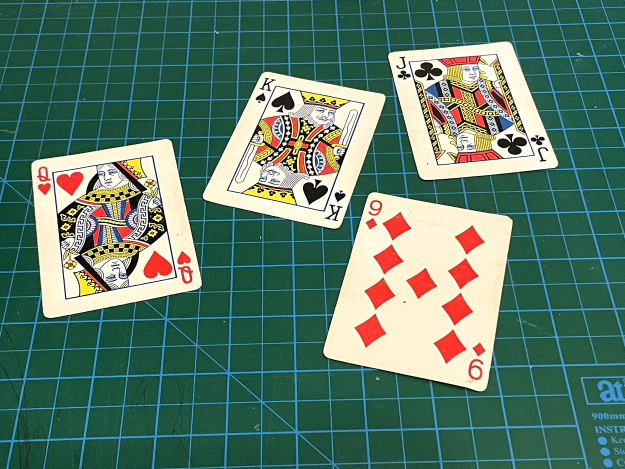
//> input picture Learning/Resources/cards.jpg, 1250 x 938 px, given in place of the camera (shown at 1/2 size)
$ ./TextScanner   (built with g++ and OpenCV 4)
//> lines starting //> are read from the running program, lines starting //| are printed output that depends on the picture; after the words box and inside, x2 and y2 are one past the last pixel; in counts of white or black regions, pixels touching at a corner belong together
#include <opencv2/opencv.hpp>
#include <opencv2/highgui.hpp>
#include <opencv2/imgcodecs.hpp>
#include <opencv2/imgproc.hpp>
#include <opencv2/objdetect.hpp>
#include <iostream>

using namespace std;
using namespace cv;

Mat imgWarp;
Mat preProcessing(Mat imgOriginal)
{
	Mat imgThresh, imgBlur, imgDil, imgGray, imgCanny;
	cvtColor(imgOriginal, imgGray, COLOR_BGR2GRAY);
	GaussianBlur(imgGray, imgBlur, Size(5, 5), 3, 0);
	Canny(imgBlur, imgCanny, 15, 45);
	Mat kernel = getStructuringElement(MORPH_RECT, Size(3, 3));
	dilate(imgCanny, imgDil, kernel);
	imshow("Dil", imgDil);
	return imgDil;
}

vector<Point> getContours(Mat image)
{
	vector<vector<Point>> contours;
	vector<Vec4i> hierarchy;

	findContours(image, contours, hierarchy, RETR_EXTERNAL, CHAIN_APPROX_SIMPLE);
	vector<vector<Point>> conPoly(contours.size());
	vector<Rect> boundRect(contours.size());

	int maxArea = 0;
	vector<Point> biggest;
	for (int i = 0; i < contours.size(); i++)
	{
		int area = contourArea(contours[i]);

		if (area > 250)
		{
			float peri = arcLength(contours[i], true);
			approxPolyDP(contours[i], conPoly[i], 0.02 * peri, true);
			if (area > maxArea && conPoly[i].size() == 4)
			{
				biggest = { conPoly[i][0], conPoly[i][1], conPoly[i][2], conPoly[i][3] };
				maxArea = area;
			}

		}
	}

	//如果没有检测到，随便画一个
	if (biggest.size() != 4)
	{
		biggest = { {0, 0}, {100, 0}, {0, 100}, {100, 100} };
		return biggest;
	}
	else
	{
		return biggest;
	}

}

void DrawPoints(Mat img, vector<Point> points, Scalar color)
{
	for (int i = 0; i < points.size(); i++)
	{
		circle(img, points[i], 5, color, FILLED);
		putText(img, to_string(i), points[i], FONT_HERSHEY_PLAIN, 3, color, 5);
	}
}

vector<Point> reorder(vector<Point> points)
{
	vector<Point> newPoints;
	vector<int> sumPoints, subPoints;

	for (int i = 0; i < 4; i++)
	{
		sumPoints.push_back(points[i].x + points[i].y);
		subPoints.push_back(points[i].x - points[i].y);
	}
	newPoints.push_back(points[min_element(sumPoints.begin(), sumPoints.end()) - sumPoints.begin()]);
	newPoints.push_back(points[max_element(subPoints.begin(), subPoints.end()) - subPoints.begin()]);
	newPoints.push_back(points[min_element(subPoints.begin(), subPoints.end()) - subPoints.begin()]);
	newPoints.push_back(points[max_element(sumPoints.begin(), sumPoints.end()) - sumPoints.begin()]);

	return newPoints;
}

Mat getWarp(Mat img, vector<Point> points, float w, float h)
{
	Point2f src[4] = { points[0], points[1], points[2], points[3] };
	Point2f dst[4] = { {0.0f, 0.0f}, {w, 0.0f}, {0.0f, h}, {w, h} };
	Mat matrix = getPerspectiveTransform(src, dst);

	warpPerspective(img, imgWarp, matrix, Point(w, h));
	return imgWarp;
}


void UseCam()
{
	Mat imgOriginal, imgThresh, imgCrop;
	vector<Point> initialPoints, docPoints;
	float w = 420 * 1.5, h = 596 * 1.5;

	VideoCapture cap(0);

	while (true)
	{
		cap.read(imgOriginal);
//> imgOriginal is the input picture: 938 rows x 1250 cols, CV_8UC3; mean B, G, R 104.7, 121.3, 89.3
		//resize(imgOriginal, imgOriginal, Size(), 0.5, 0.5);
		//cout << "****************************" << imgOriginal.rows << "||" << imgOriginal.cols << endl;
		// camera definition: 640 * 480
		//preprocessing
		imgThresh = preProcessing(imgOriginal);
//> in preProcessing, `cvtColor(imgOriginal, imgGray, COLOR_BGR2GRAY);`:
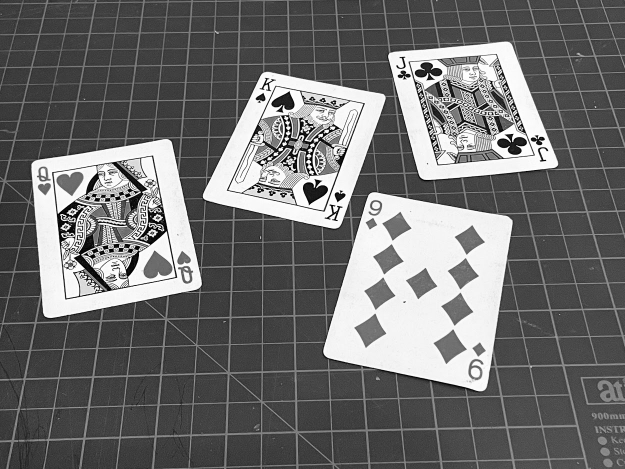
//> imgGray: 938 rows x 1250 cols, CV_8UC1 (shown at 1/2 size); min 0, max 255, mean 109.9
//> in preProcessing, `Canny(imgBlur, imgCanny, 15, 45);`:
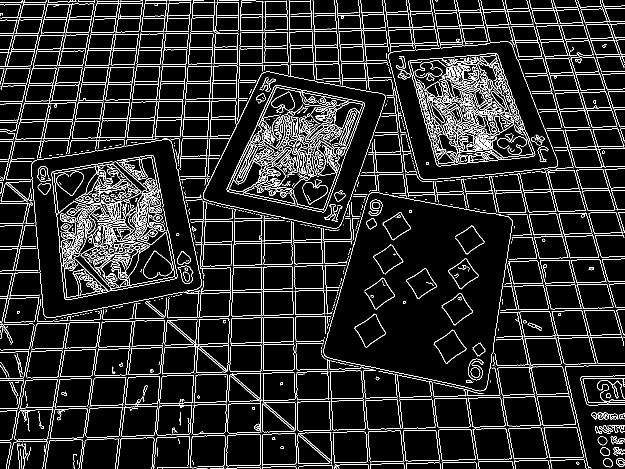
//> imgCanny: 938 rows x 1250 cols, CV_8UC1 (shown at 1/2 size); 9.2% white in thin lines or dots
//> in preProcessing, `dilate(imgCanny, imgDil, kernel);`:
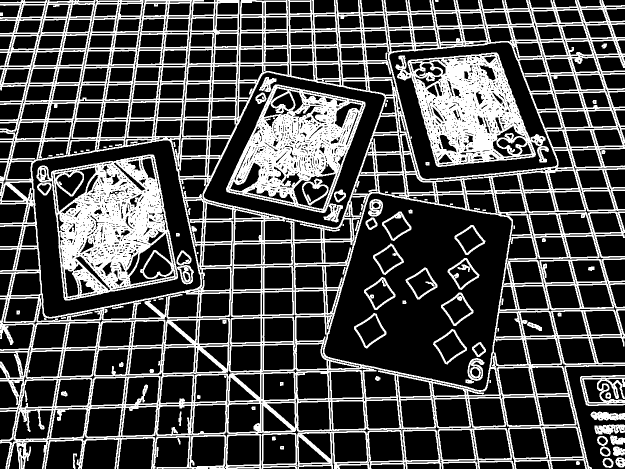
//> imgDil: 938 rows x 1250 cols, CV_8UC1 (shown at 1/2 size); 28.9% white; 103 white regions (17 under 20 px)

		//Get contours - Biggest
		initialPoints = getContours(imgThresh);
//> in getContours, `findContours(image, contours, hierarchy, RETR_EXTERNAL, CHAIN_APPROX_S..`: contours = 17 contours, 2 with area under 20; largest, box (x1, y1, x2, y2) and area: (0, 0, 1250, 938) 1066032, (1160, 750, 1250, 812) 3366, (1189, 849, 1250, 869) 864, (1181, 823, 1250, 841) 854, (1220, 871, 1250, 890) 356
//> in getContours, `vector<vector<Point>> conPoly(contours.size());`: conPoly = 17 empty contours
//> the loop in getContours, `for (int i = 0; i < contours.size(); i++)` made 17 passes
//> (area, peri, biggest, maxArea) on pass 17: (1066032, 16950, 4 Points (x, y): [0, 4], [11, 937], [1183, 937], [1249, 10], 1066032)
//> (area, peri) on passes 2, 3, 5, 6, 8, 9: (319, 67.7), (288, 66.28), (316, 88.53), (308, 66.28), (308, 66.53), (355, 103.7)
//> after the loop in getContours, `for (int i = 0; i < contours.size(); i++)`: maxArea = 1066032
//> initialPoints = 4 Points (x, y): [0, 4], [11, 937], [1183, 937], [1249, 10]
		//cout << initialPoints << endl;

		//DrawPoints(imgOriginal, initialPoints, Scalar(0, 0, 255));
		docPoints = reorder(initialPoints);
//> in reorder, `newPoints.push_back(points[min_element(sumPoints.begin(), sumPoints.en..`: newPoints = 1 Point (x, y): [0, 4]
//> in reorder, `newPoints.push_back(points[max_element(subPoints.begin(), subPoints.en..`: newPoints = 2 Points (x, y): [0, 4], [1249, 10]
//> in reorder, `newPoints.push_back(points[min_element(subPoints.begin(), subPoints.en..`: newPoints = 3 Points (x, y): [0, 4], [1249, 10], [11, 937]
//> in reorder, `newPoints.push_back(points[max_element(sumPoints.begin(), sumPoints.en..`: newPoints = 4 Points (x, y): [0, 4], [1249, 10], [11, 937], [1183, 937]
//> docPoints has the same summary as newPoints in reorder
		DrawPoints(imgOriginal, docPoints, Scalar(0, 0, 255));
//> the loop in DrawPoints, `for (int i = 0; i < points.size(); i++)` made 4 passes
//> pass 3, in DrawPoints, `putText(img, to_string(i), points[i], FONT_HERSHEY_PLAIN, 3, color, 5);`:
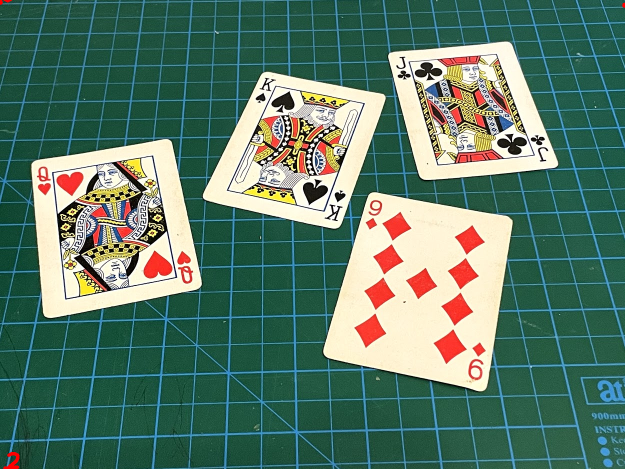
//> img: 938 rows x 1250 cols, CV_8UC3 (shown at 1/2 size); mean B, G, R 104.6, 121.3, 89.4
//> after the loop in DrawPoints, `for (int i = 0; i < points.size(); i++)`:
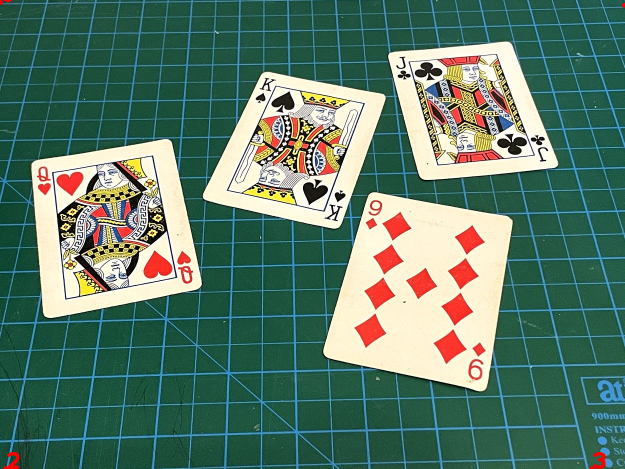
//> img: 938 rows x 1250 cols, CV_8UC3 (shown at 1/2 size); 535 pixels changed, all inside (x1, y1, x2, y2) = (1178, 904, 1211, 938)

		//Warp
		imgWarp = getWarp(imgOriginal, docPoints, w, h);
//> in getWarp, `Point2f src[4] = { points[0], points[1], points[2], points[3] };`: src has the same summary as newPoints in reorder
//> in getWarp, `Mat matrix = getPerspectiveTransform(src, dst);`: matrix = [[0.501, -0.00591, 0.0236], [-0.00432, 0.899, -3.59], [-4.83e-06, -6.63e-05, 1]]
//> in getWarp, `warpPerspective(img, imgWarp, matrix, Point(w, h));`:
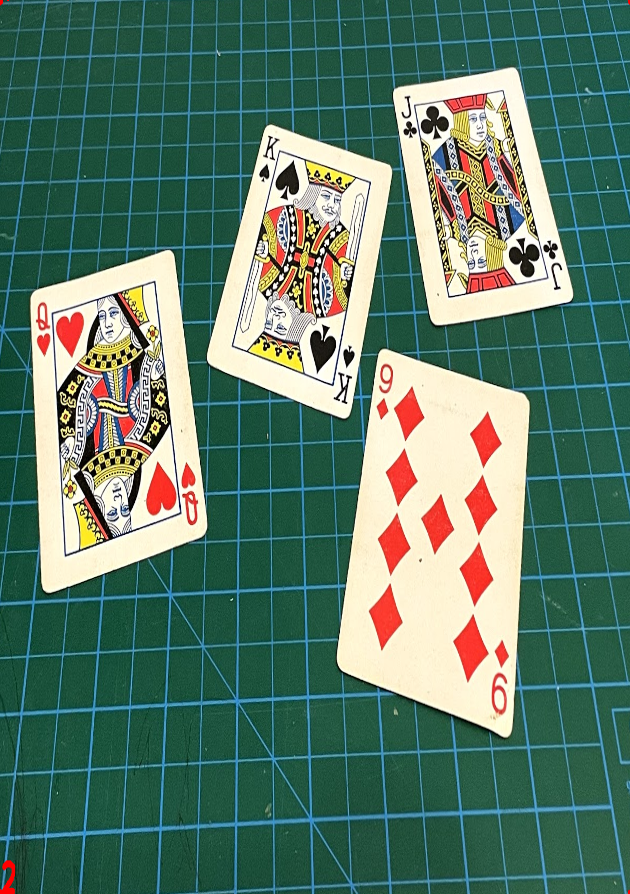
//> imgWarp: 894 rows x 630 cols, CV_8UC3; mean B, G, R 105, 122, 91

		//Crop
		Rect roi(5, 5, w - 10, h - 10);
		imgCrop = imgWarp(roi);
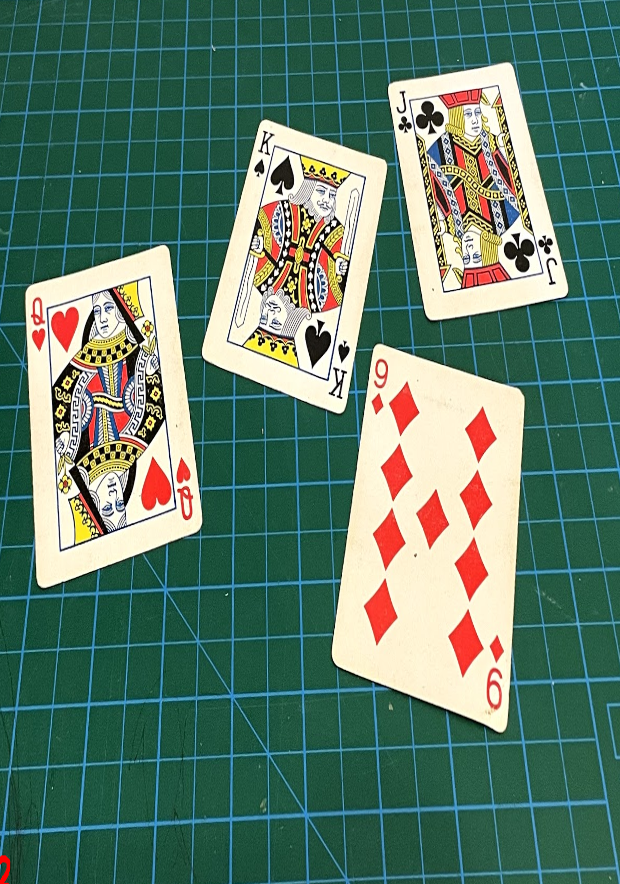
//> imgCrop: 884 rows x 620 cols, CV_8UC3; mean B, G, R 105.8, 122.9, 92.5


		imshow("img", imgOriginal);
		imshow("imgWarp", imgWarp);
		imshow("imgCrop", imgCrop);
		waitKey(1);
	}
}

int main()
{
	// [28 lines of commented-out code are left out]

	UseCam();

	waitKey(0);
	return 0;
}

$ run again, on Learning/Resources/pen.png
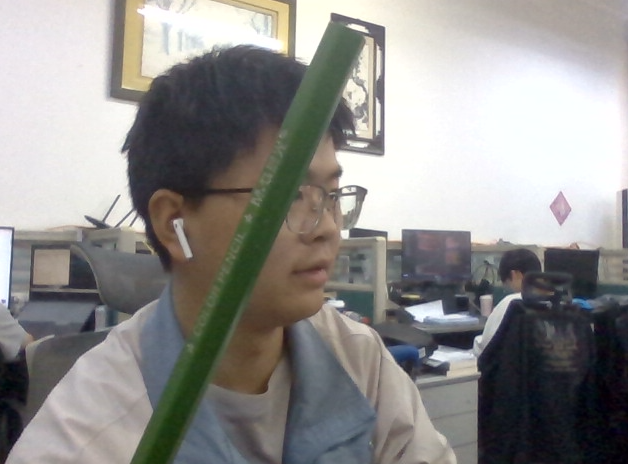
//> input picture Learning/Resources/pen.png, 628 x 464 px, given in place of the camera
//> in UseCam, imgOriginal is the input picture: 464 rows x 628 cols, CV_8UC3; mean B, G, R 140.3, 142.4, 144
//> imgCanny: 464 rows x 628 cols, CV_8UC1; 5.3% white in thin lines or dots
//> imgDil: 464 rows x 628 cols, CV_8UC1; 18% white; 63 white regions (7 under 20 px)
//> contours = 52 contours, 9 with area under 20; largest, box (x1, y1, x2, y2) and area: (165, 0, 628, 464) 52864, (0, 0, 261, 464) 14829, (119, 0, 293, 93) 1532, (531, 318, 579, 374) 1340, (208, 0, 284, 43) 974
//> conPoly = 52 empty contours
//> the loop in getContours, `for (int i = 0; i < contours.size(); i++)` made 52 passes
//> (area, peri) on passes 9, 16, 21, 22, 27, 30, 40, 44: (419, 133.3), (430, 321), (276, 184.6), (1340, 360), (437, 321.5), (543, 97.15), (660, 430.6), (426, 117)
//> after the loop in getContours, `for (int i = 0; i < contours.size(); i++)`: maxArea = 0
//> initialPoints = 4 Points (x, y): [0, 0], [100, 0], [0, 100], [100, 100]
//> in reorder, `newPoints.push_back(points[min_element(sumPoints.begin(), sumPoints.en..`: newPoints = 1 Point (x, y): [0, 0]
//> in reorder, `newPoints.push_back(points[max_element(subPoints.begin(), subPoints.en..`: newPoints = 2 Points (x, y): [0, 0], [100, 0]
//> in reorder, `newPoints.push_back(points[min_element(subPoints.begin(), subPoints.en..`: newPoints = 3 Points (x, y): [0, 0], [100, 0], [0, 100]
//> in reorder, `newPoints.push_back(points[max_element(sumPoints.begin(), sumPoints.en..`: newPoints has the same summary as initialPoints in UseCam
//> docPoints has the same summary as initialPoints
//> the loop in DrawPoints, `for (int i = 0; i < points.size(); i++)` made 4 passes
//> after the loop in DrawPoints, `for (int i = 0; i < points.size(); i++)`:
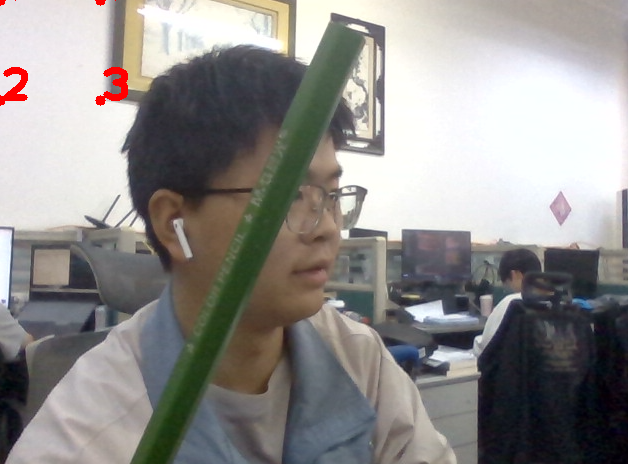
//> img: 464 rows x 628 cols, CV_8UC3; mean B, G, R 139.5, 141.6, 144.2
//> src has the same summary as initialPoints in UseCam
//> matrix = [[6.3, 0, 0], [0, 8.94, 0], [0, 0, 1]]
//> in getWarp, `warpPerspective(img, imgWarp, matrix, Point(w, h));`:
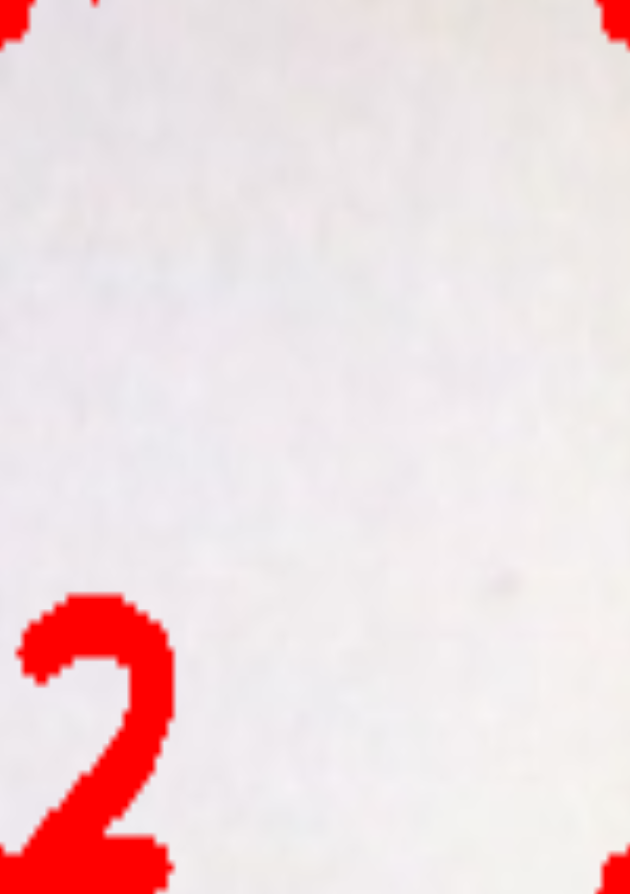
//> imgWarp: 894 rows x 630 cols, CV_8UC3; mean B, G, R 222.8, 220.9, 239.4
